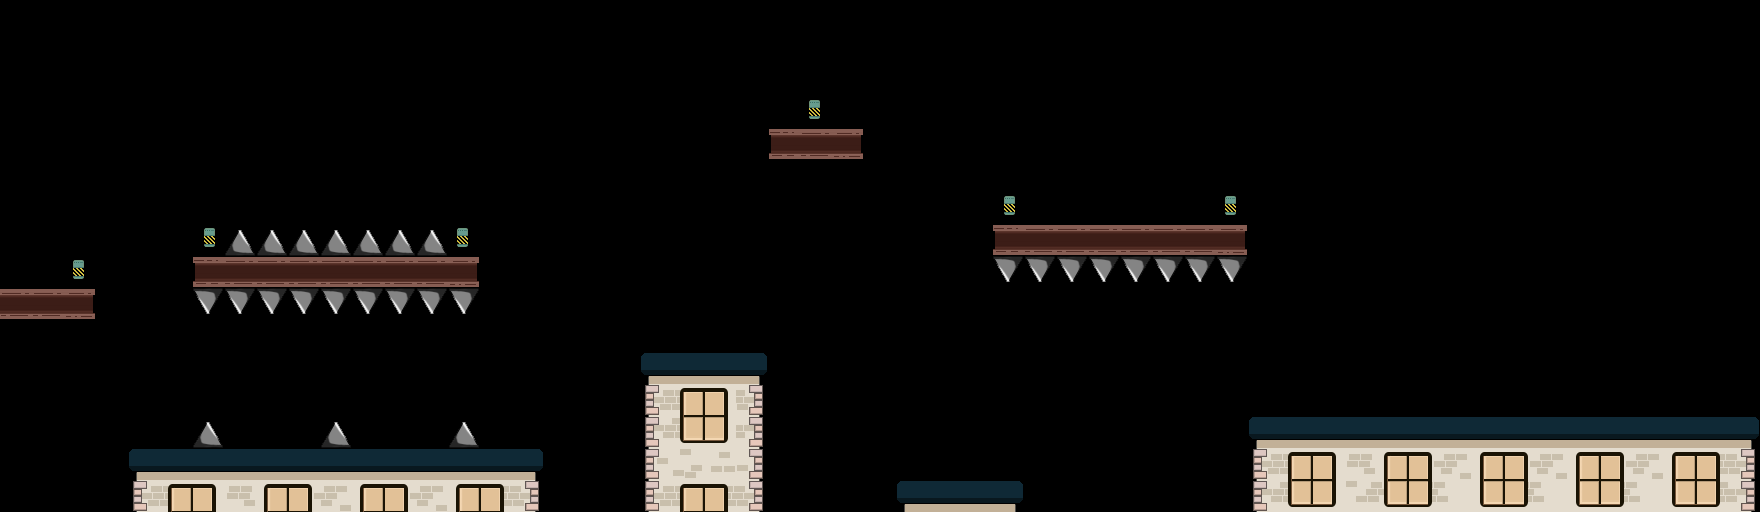

This game map was drawn from its Tiled (.tmx) file and the tilesets committed beside it. A one-line description and the trimmed map source follow:
An orthogonal 55x16 tile map with 32x32 px tiles, 1 tile layer (Tile Layer), 3 tilesets and 22 objects (18x Body, InhalantSpawn, PendulumSpawn, PlayerSpawn, EndPointSpawn).

<map version="1.0" orientation="orthogonal" width="55" height="16" tilewidth="32" tileheight="32">
 <properties>
  <property name="props:Physics:DrawMode" value="" />
 </properties>
 <tileset firstgid="1" name="rooftops" tilewidth="32" tileheight="32">
  <image source="rooftops.png" width="320" height="192" />
 </tileset>
 <tileset firstgid="61" name="spikes 32px" tilewidth="32" tileheight="32">
  <image source="spikes 32px.png" width="64" height="96" />
 </tileset>
 <tileset firstgid="67" name="plank" tilewidth="32" tileheight="32">
  <image source="plank.png" width="96" height="96" />
 </tileset>
 <layer name="Tile Layer" width="55" height="16">
  <data>[880 cells, 191 non-empty, 43 distinct tile ids]</data>
 </layer>
 <objectgroup name="Enemy" width="55" height="16">
  <object name="Inhalant" type="InhalantSpawn" x="1568" y="392">
   <properties>
    <property name="props:aggroRadius" value="64" />
    <property name="props:enemyType" value="3" />
    <property name="props:patrolDirection" value="-1" />
    <property name="props:patrolRadius" value="32" />
    <property name="props:patrolSpeed" value="1" />
   </properties>
   <ellipse />
  </object>
  <object name="Spikes" type="Body" x="192" y="229" width="288" height="26">
   <properties>
    <property name="props:IsSpike" value="" />
    <property name="props:bodyType" value="static" />
    <property name="props:bounce" value="1" />
    <property name="props:friction" value="1" />
   </properties>
  </object>
  <object name="Ground" type="Body" x="896" y="480" width="128" height="32">
   <properties>
    <property name="props:IsGround" value="" />
    <property name="props:IsWall" value="" />
    <property name="props:bodyType" value="static" />
    <property name="props:friction" value="1" />
   </properties>
  </object>
  <object name="Ground" type="Body" x="768" y="128" width="96" height="32">
   <properties>
    <property name="props:IsGround" value="" />
    <property name="props:IsWall" value="" />
    <property name="props:bodyType" value="static" />
    <property name="props:friction" value="1" />
   </properties>
  </object>
  <object name="Ground" type="Body" x="-32" y="0" width="32" height="512">
   <properties>
    <property name="props:IsWall" value="" />
    <property name="props:bodyType" value="static" />
    <property name="props:friction" value="1" />
   </properties>
  </object>
  <object name="swing" type="PendulumSpawn" x="816" y="157">
   <properties>
    <property name="props:radius" value="80" />
   </properties>
   <ellipse />
  </object>
 </objectgroup>
 <objectgroup name="Player" width="55" height="16">
  <object name="player" type="PlayerSpawn" x="43" y="250">
   <properties>
    <property name="props:Player" value="" />
    <property name="props:canJump" value="" />
    <property name="props:playerImage" value="Images/Neg/Main Char Neg.png" />
   </properties>
   <ellipse />
  </object>
 </objectgroup>
 <objectgroup name="Object Layer 1" width="55" height="16">
  <object name="Ground" type="Body" x="-2" y="288" width="99" height="34">
   <properties>
    <property name="props:IsGround" value="" />
    <property name="props:bodyType" value="static" />
    <property name="props:friction" value="1" />
   </properties>
  </object>
  <object name="Ground" type="Body" x="128" y="448" width="416" height="64">
   <properties>
    <property name="props:IsGround" value="" />
    <property name="props:IsWall" value="" />
    <property name="props:bodyType" value="static" />
    <property name="props:friction" value="1" />
   </properties>
  </object>
  <object name="Ground" type="Body" x="1248" y="417" width="512" height="96">
   <properties>
    <property name="props:IsGround" value="" />
    <property name="props:bodyType" value="static" />
    <property name="props:friction" value="1" />
   </properties>
  </object>
  <object name="Ground" type="Body" x="-4" y="509" width="1252" height="14">
   <properties>
    <property name="props:IsPit" value="" />
    <property name="props:bodyType" value="static" />
    <property name="props:friction" value="1" />
   </properties>
  </object>
  <object name="EndPoint" type="EndPointSpawn" x="1728" y="384">
   <ellipse />
  </object>
  <object name="Ground" type="Body" x="641" y="350" width="128" height="160">
   <properties>
    <property name="props:IsGround" value="" />
    <property name="props:IsWall" value="" />
    <property name="props:bodyType" value="static" />
    <property name="props:friction" value="1" />
   </properties>
  </object>
  <object name="Ground" type="Body" x="-5" y="-17" width="1764" height="15">
   <properties>
    <property name="props:bodyType" value="static" />
    <property name="props:friction" value="1" />
   </properties>
  </object>
  <object name="Ground" type="Body" x="1760" y="0" width="32" height="416">
   <properties>
    <property name="props:IsWall" value="" />
    <property name="props:bodyType" value="static" />
    <property name="props:friction" value="1" />
   </properties>
  </object>
  <object name="Ground" type="Body" x="992" y="224" width="256" height="32">
   <properties>
    <property name="props:IsGround" value="" />
    <property name="props:IsWall" value="" />
    <property name="props:bodyType" value="static" />
    <property name="props:friction" value="1" />
   </properties>
  </object>
  <object name="Spikes" type="Body" x="992" y="256" width="256" height="27">
   <properties>
    <property name="props:IsSpike" value="" />
    <property name="props:bodyType" value="static" />
    <property name="props:bounce" value="1" />
    <property name="props:friction" value="1" />
   </properties>
  </object>
 </objectgroup>
 <objectgroup name="Obstacle" width="55" height="16">
  <object name="Ground" type="Body" x="192" y="256" width="288" height="32">
   <properties>
    <property name="props:IsGround" value="" />
    <property name="props:IsWall" value="" />
    <property name="props:bodyType" value="static" />
    <property name="props:friction" value="1" />
   </properties>
  </object>
  <object name="Spikes" type="Body" x="192" y="288" width="288" height="26">
   <properties>
    <property name="props:IsSpike" value="" />
    <property name="props:bodyType" value="static" />
    <property name="props:bounce" value="1" />
    <property name="props:friction" value="1" />
   </properties>
  </object>
  <object name="Spikes" type="Body" x="192" y="420" width="32" height="29">
   <properties>
    <property name="props:IsSpike" value="" />
    <property name="props:bodyType" value="static" />
    <property name="props:bounce" value="1" />
    <property name="props:friction" value="1" />
   </properties>
  </object>
  <object name="Spikes" type="Body" x="320" y="420" width="32" height="29">
   <properties>
    <property name="props:IsSpike" value="" />
    <property name="props:bodyType" value="static" />
    <property name="props:bounce" value="1" />
    <property name="props:friction" value="1" />
   </properties>
  </object>
  <object name="Spikes" type="Body" x="448" y="420" width="32" height="29">
   <properties>
    <property name="props:IsSpike" value="" />
    <property name="props:bodyType" value="static" />
    <property name="props:bounce" value="1" />
    <property name="props:friction" value="1" />
   </properties>
  </object>
 </objectgroup>
</map>
